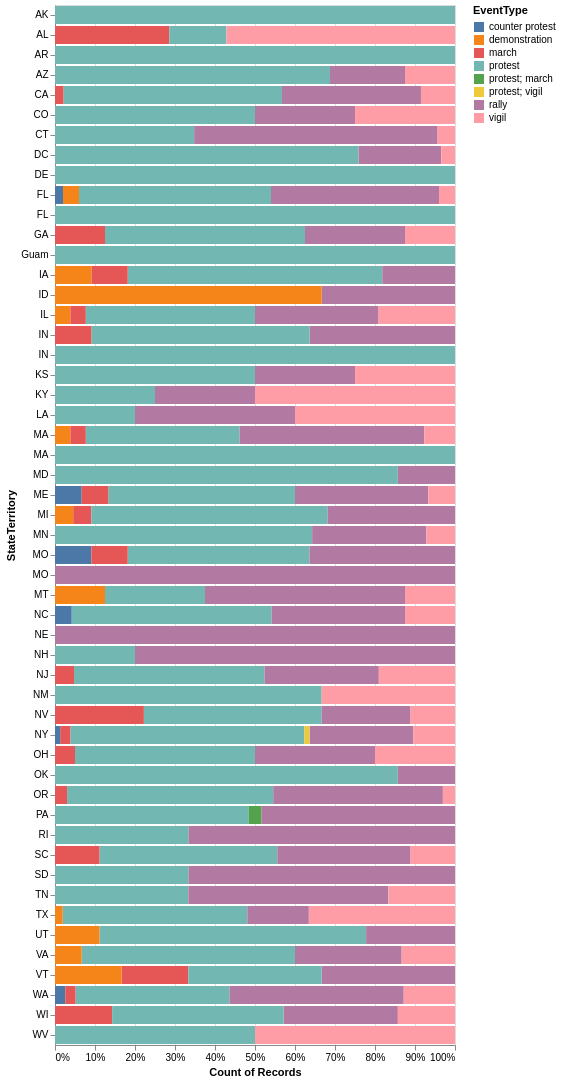

Specify this chart in Vega-Lite:
### Vega-Lite specification from a JSON file in a GitHub repository (floating-point values rounded to 4 significant figures; data arrays with more than 128 entries replaced by an {"elided": "..."} marker saying what was removed)
{"config": {"view": {"continuousWidth": 400, "continuousHeight": 300}}, "data": {"name": "data-c816eb4ac43f2a488cab5e3f41cd0115"}, "mark": "bar", "encoding": {"color": {"type": "nominal", "field": "EventType"}, "tooltip": [{"type": "nominal", "field": "StateTerritory"}, {"type": "nominal", "field": "EventType"}, {"type": "quantitative", "aggregate": "count", "field": "*"}], "x": {"type": "quantitative", "aggregate": "count", "field": "*", "stack": "normalize"}, "y": {"type": "nominal", "field": "StateTerritory"}}, "$schema": "https://vega.github.io/schema/vega-lite/v4.8.1.json", "datasets": {"data-c816eb4ac43f2a488cab5e3f41cd0115": {"elided": "853 records"}}}
